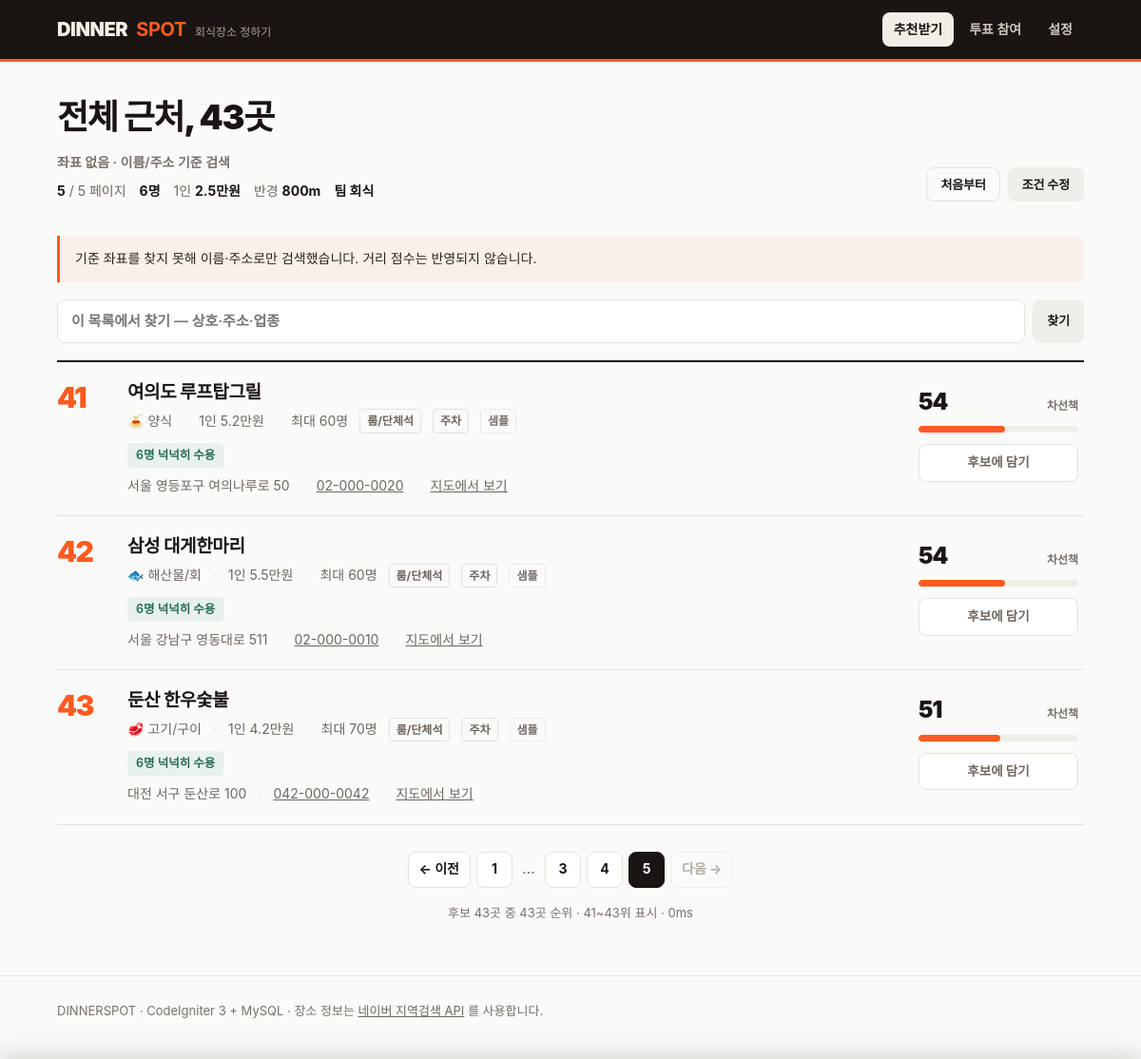
The page /recommend?headcount=6&budget=25000&radius=800&purpose=team&per_page=10&page=5 on the database its author committed.
### tables this page shows
CREATE TABLE `t_places` (
  `id`            BIGINT UNSIGNED NOT NULL AUTO_INCREMENT,
  `source`        ENUM('naver','manual') NOT NULL DEFAULT 'manual',
  `source_key`    VARCHAR(191) NOT NULL COMMENT '중복 판정 키 (naver: 상호+도로명주소 해시)',
  `name`          VARCHAR(150) NOT NULL,
   
   
   
   
   
   
  `category_code` VARCHAR(20)  NOT NULL DEFAULT 'etc',
  `category_raw`  VARCHAR(150) NOT NULL DEFAULT '' COMMENT '네이버 원본 분류 문자열',
  `address`       VARCHAR(255) NOT NULL DEFAULT '',
  `road_address`  VARCHAR(255) NOT NULL DEFAULT '',
  `phone`         VARCHAR(40)  NOT NULL DEFAULT '',
  `homepage`      VARCHAR(255) NOT NULL DEFAULT '',
  `lat`           DECIMAL(10,7) NOT NULL DEFAULT 0,
  `lng`           DECIMAL(10,7) NOT NULL DEFAULT 0,

   
  `avg_price`     INT UNSIGNED NOT NULL DEFAULT 0 COMMENT '1인당 평균 예상금액(원). 0=미상',
  `price_level`   TINYINT UNSIGNED NOT NULL DEFAULT 2 COMMENT '1 저렴 ~ 4 고가',
  `max_party`     SMALLINT UNSIGNED NOT NULL DEFAULT 0 COMMENT '최대 수용 인원. 0=미상',
  `has_room`      TINYINT(1) NOT NULL DEFAULT 0 COMMENT '룸/단체석',
  `has_parking`   TINYINT(1) NOT NULL DEFAULT 0,
  `open_late`     TINYINT(1) NOT NULL DEFAULT 0 COMMENT '23시 이후 영업',
  `no_alcohol`    TINYINT(1) NOT NULL DEFAULT 0 COMMENT '주류 미취급',
  `rating`        DECIMAL(3,2) NOT NULL DEFAULT 0 COMMENT '0.00 ~ 5.00. 네이버는 주지 않아 0',
  `review_count`  INT UNSIGNED NOT NULL DEFAULT 0,

   
   
   
  `naver_rank`    SMALLINT UNSIGNED NOT NULL DEFAULT 0 COMMENT '네이버 결과 내 순위 (1=최상위, 0=미상)',

   
   
  `attrs_verified` TINYINT(1) NOT NULL DEFAULT 0 COMMENT '1=속성이 실측값',

  `image_url`     VARCHAR(500) NOT NULL DEFAULT '',
  `tags`          VARCHAR(255) NOT NULL DEFAULT '' COMMENT '콤마구분 자유태그',
  `memo`          VARCHAR(500) NOT NULL DEFAULT '',

  `hit_count`     INT UNSIGNED NOT NULL DEFAULT 0 COMMENT '추천 노출 횟수',
  `pick_count`    INT UNSIGNED NOT NULL DEFAULT 0 COMMENT '투표 후보로 채택된 횟수',
  `is_active`     TINYINT(1) NOT NULL DEFAULT 1,
  `synced_at`     DATETIME NULL DEFAULT NULL COMMENT '네이버 최종 동기화 시각',
  `created_at`    DATETIME NOT NULL DEFAULT CURRENT_TIMESTAMP,
  `updated_at`    DATETIME NOT NULL DEFAULT CURRENT_TIMESTAMP ON UPDATE CURRENT_TIMESTAMP,

  PRIMARY KEY (`id`),
  UNIQUE KEY `uk_places_source` (`source`, `source_key`),
  KEY `idx_places_geo` (`lat`, `lng`),
  KEY `idx_places_cat` (`category_code`, `is_active`),
  KEY `idx_places_name` (`name`)
);

### application/views/home/recommend.php (shortened to what the rows shown need)
<?php
$c       = $result['criteria'];
$origin  = $result['origin'];
$rows    = $result['results'];
$cat_labels = array();
?>
<div class="wrap">
	<div class="result-head">
		<div>
			<h1><?= h($origin['label']) ?> 근처, <?= (int) $result['total'] ?>곳</h1>
		</div>
	</div>
	<?php if (empty($rows)): ?>
		<div class="empty">
			<?php if ($result['find'] !== ''): ?>
				<!-- 조건이 아니라 목록 내 검색어 때문에 비었다. 원인을 헷갈리게
				     말하면 사용자가 엉뚱하게 조건을 넓히게 된다. -->
				<h2>“<?= h($result['find']) ?>” 와 맞는 곳이 없습니다</h2>
				<p>
					조건에 맞는 곳은 <b><?= (int) $result['total_all'] ?>곳</b> 있습니다 —
					찾는 말만 지우면 다시 보입니다.
				</p>
				<a class="btn btn-ember"
				   href="<?= base_url('recommend') . h(ds_criteria_query($c, array('page' => 1, 'find' => NULL))) ?>">찾기 해제</a>
			<?php elseif ($c['strict']): ?>
				<h2>조건을 다 만족하는 곳이 없습니다</h2>
				<p>‘조건 안 맞으면 빼기’를 끄면 아쉬운 곳까지 점수순으로 보여줍니다.</p>
				<button class="btn btn-ember" type="button" id="btn-edit-2">조건 수정</button>
			<?php elseif ( ! empty($cat_labels)): ?>
				<h2><?= h($origin['label']) ?> 근처에 <?= h(implode(', ', $cat_labels)) ?>가 없습니다</h2>
				<p>음식 종류 선택을 줄이거나 거리를 넓혀보세요.</p>
				<button class="btn btn-ember" type="button" id="btn-edit-2">조건 수정</button>
			<?php elseif ( ! $result['naver_enabled']): ?>
				<!-- 진짜 원인은 조건이 아니라 이 지역 데이터가 없다는 것이다.
				     샘플은 43곳뿐이라 122개 지역 중 상당수가 비어 있다. -->
				<h2><?= h($origin['label']) ?> 데이터가 아직 없습니다</h2>
				<p>
					지금은 <b>샘플 장소 <?= (int) $result['candidate_cnt'] ?: (int) array_sum($meta['source_counts']) ?>곳</b>만 들어있어
					전국을 다 덮지 못합니다. 네이버 검색 API 키를 넣으면
					이 지역 상권이 실제로 채워집니다.
				</p>
				<div style="display:flex;gap:8px;justify-content:center">
					<a class="btn btn-ember" href="<?= base_url('guide') ?>">키 넣는 방법 보기</a>
					<button class="btn btn-ghost" type="button" id="btn-edit-2">다른 지역 고르기</button>
				</div>
			<?php else: ?>
				<h2><?= h($origin['label']) ?> 근처에서 찾지 못했습니다</h2>
				<p>네이버에서 이 지역 장소를 가져오지 못했습니다. 거리를 넓히거나 잠시 후 다시 시도해보세요.</p>
				<button class="btn btn-ember" type="button" id="btn-edit-2">조건 수정</button>
			<?php endif; ?>
		</div>
	<?php else: ?>
		<ol class="rank-list" id="rank-list">
			<?php foreach ($rows as $i => $r): ?>
			<li class="rank" data-id="<?= (int) $r['id'] ?>" data-name="<?= h($r['name']) ?>">
				<span class="rank-no num"><?= str_pad(isset($r['rank_no']) ? $r['rank_no'] : ($result['offset'] + $i + 1), 2, '0', STR_PAD_LEFT) ?></span>
				<div>
					<h2 class="rank-name">
						<a href="<?= base_url('place/' . (int) $r['id']) ?>"><?= h($r['name']) ?></a>
					</h2>
					<p class="rank-meta">
						<span><?= h($r['category_emoji']) ?> <?= h($r['category_label']) ?></span>
						<span class="sep">·</span><span>1인 <?= h($r['price_label']) ?></span>
						<span class="sep">·</span><span><?= h($r['party_label']) ?></span>
						<?php foreach ($r['badges'] as $b): ?>
							<span class="tag"><?= h($b) ?></span>
						<?php endforeach; ?>
						<?php if ($r['is_sample']): ?>
							<span class="tag tag-sample">샘플</span>
						<?php endif; ?>
					</p>
					<?php if ( ! empty($r['reasons'])): ?>
					<ul class="reasons">
						<?php foreach ($r['reasons'] as $why): ?>
							<li><?= h($why) ?></li>
						<?php endforeach; ?>
					</ul>
					<?php endif; ?>
					<p class="rank-meta" style="margin-top:8px">
						<span><?= h($r['road_address'] ?: $r['address']) ?></span>
						<?php if ($r['phone']): ?>
							<span class="sep">·</span><a href="tel:<?= h($r['phone']) ?>"><?= h($r['phone']) ?></a>
						<?php endif; ?>
						<span class="sep">·</span>
						<a href="<?= h($r['map_url']) ?>" target="_blank" rel="noopener">지도에서 보기</a>
					</p>
				</div>
				<div class="gauge">
					<div class="gauge-top">
						<span class="gauge-score num"><?= (int) round($r['score']) ?></span>
						<span class="gauge-grade <?= h($r['grade_class']) ?>"><?= h($r['grade_label']) ?></span>
					</div>
					<div class="gauge-bar">
						<span class="gauge-fill" data-score="<?= (int) round($r['score']) ?>"></span>
					</div>
					<div class="gauge-pick">
						<label class="pick">
							후보에 담기
						</label>
					</div>
				</div>
			</li>
			<?php endforeach; ?>
		</ol>
		<?php
		$pages = (int) $result['total_pages'];
		$cur   = (int) $result['page'];
		if ($pages > 1):
			$nums = array(1, $pages);
			for ($n = $cur - 2; $n <= $cur + 2; $n++)
			{
				if ($n >= 1 && $n <= $pages) $nums[] = $n;
			}
			$nums = array_values(array_unique($nums));
			sort($nums);
		?>
		<nav class="pager" aria-label="결과 페이지">
			<?php if ($cur > 1): ?>
				<a class="pg" rel="prev" href="<?= base_url('recommend') . h(ds_criteria_query($c, array('page' => $cur - 1))) ?>">← 이전</a>
			<?php else: ?>
				<span class="pg off">← 이전</span>
			<?php endif; ?>
			<?php $prev = 0; foreach ($nums as $n): ?>
				<?php if ($prev && $n > $prev + 1): ?><span class="pg gap">…</span><?php endif; ?>
				<?php if ($n === $cur): ?>
					<span class="pg on num" aria-current="page"><?= $n ?></span>
				<?php else: ?>
					<a class="pg num" href="<?= base_url('recommend') . h(ds_criteria_query($c, array('page' => $n))) ?>"><?= $n ?></a>
				<?php endif; ?>
				<?php $prev = $n; endforeach; ?>
			<?php if ($cur < $pages): ?>
				<a class="pg" rel="next" href="<?= base_url('recommend') . h(ds_criteria_query($c, array('page' => $cur + 1))) ?>">다음 →</a>
			<?php else: ?>
				<span class="pg off">다음 →</span>
			<?php endif; ?>
		</nav>
		<?php endif; ?>
	<?php endif; ?>
</div>

### rows shown on the page
t_places: offset "41", name "여의도 루프탑그릴", category_emoji "🍝", category_label "양식", price_label "5.2만원", party_label "최대 60명", b "룸/단체석", b "주차", why "6명 넉넉히 수용", road_address "서울 영등포구 여의나루로 50", phone "02-000-0020", score "54", grade_label "차선책"
t_places: offset "42", name "삼성 대게한마리", category_emoji "🐟", category_label "해산물/회", price_label "5.5만원", party_label "최대 60명", b "룸/단체석", b "주차", why "6명 넉넉히 수용", road_address "서울 강남구 영동대로 511", phone "02-000-0010", score "54", grade_label "차선책"
t_places: offset "43", name "둔산 한우숯불", category_emoji "🥩", category_label "고기/구이", price_label "4.2만원", party_label "최대 70명", b "룸/단체석", b "주차", why "6명 넉넉히 수용", road_address "대전 서구 둔산로 100", phone "042-000-0042", score "51", grade_label "차선책"
t_places: price_level "3", id "5"

### other values the page prints
$origin['label'] "전체"
$result['total'] "43"
$origin['sub'] "좌표 없음 · 이름/주소 기준 검색"
$result['page'] "5"
$result['total_pages'] "5"
$c['headcount'] "6"
ds_won($c['budget']) "2.5만원"
$c['radius'] "800"
$purpose "팀 회식"
$n "1"
$n "4"
$result['candidate_cnt'] "43"
$first_no "41"
$last_no "43"
$result['elapsed_ms'] "0"
